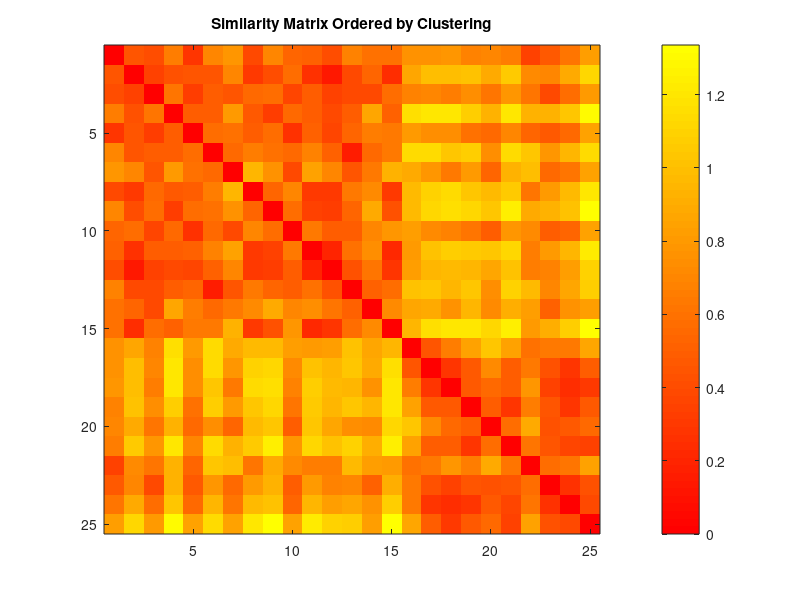

This chart was generated by the following MATLAB code: (Note: this script raises an error after producing the figure.)
clear;clc; close all;
load('FlexGravityVR.mat');
subjects=unique(vr_data(:,1));
sub_success_ratio = zeros(length(subjects),6);
sub_success_ratio_by_distances = zeros(length(subjects),5,2);
percent_of_not_thrown_sub_data_per_subject = [];
success_per_planet_per_distance_per_subject = [];

for s_ix=1:length(subjects)
    sub_num=subjects(s_ix);
    
    % take only the ones that were thrown
    sub_data = vr_data(vr_data(:,1)==sub_num & ...
                       vr_data(:,8)==1 & ...
                       vr_data(:,5)~=-1,[2 5 4 3]); %planet | distance | success 


   percent_of_not_thrown_sub_data_per_subject = [percent_of_not_thrown_sub_data_per_subject; size(vr_data(vr_data(:,1)==sub_num & ...
                       vr_data(:,8)==0 & ...
                       vr_data(:,5)~=-1,[3 2 5 4]),1)/size(sub_data,1)*100]; %how many were not thrown

   planets = [0 1 2 3 4];
   planet_dist_rate = [];
    for p_ix=1:5
       planet = planets(p_ix);
       planet_sub_data = sub_data(sub_data(:,1)==planet,2:3);
       for dist=1:4
            dist_learning_sub_data = planet_sub_data(planet_sub_data(:,1)==dist,2);
            planet_dist_rate = [planet_dist_rate sum(dist_learning_sub_data==1)/size(dist_learning_sub_data,1)*100];
       end 
    end
    success_per_planet_per_distance_per_subject = [success_per_planet_per_distance_per_subject; planet_dist_rate];
end

adapt_data = [];
for s_ix=1:size(success_per_planet_per_distance_per_subject,1)
    subj_adapt_index=[];
    for p_ix=[9 17 1 13] % first is neptune, then earth, then moon, then jupiter, then venus
       adapt_planet_dist1 = ((success_per_planet_per_distance_per_subject(s_ix,p_ix) - success_per_planet_per_distance_per_subject(s_ix,5)) / ...
                            (success_per_planet_per_distance_per_subject(s_ix,p_ix)+success_per_planet_per_distance_per_subject(s_ix,5)));
       adapt_planet_dist2 = ((success_per_planet_per_distance_per_subject(s_ix,p_ix+1) - success_per_planet_per_distance_per_subject(s_ix,6)) / ...
                            (success_per_planet_per_distance_per_subject(s_ix,p_ix+1)+success_per_planet_per_distance_per_subject(s_ix,6)));
       adapt_planet_dist3 = ((success_per_planet_per_distance_per_subject(s_ix,p_ix+2) - success_per_planet_per_distance_per_subject(s_ix,7)) / ...
                            (success_per_planet_per_distance_per_subject(s_ix,p_ix+2)+success_per_planet_per_distance_per_subject(s_ix,7)));
       adapt_planet_dist4 = ((success_per_planet_per_distance_per_subject(s_ix,p_ix+3) - success_per_planet_per_distance_per_subject(s_ix,8)) / ...
                            (success_per_planet_per_distance_per_subject(s_ix,p_ix+3)+success_per_planet_per_distance_per_subject(s_ix,8)));
      if (isnan(adapt_planet_dist1)) adapt_planet_dist1 = 0; end;
      if (isnan(adapt_planet_dist2)) adapt_planet_dist2 = 0; end;
      if (isnan(adapt_planet_dist3)) adapt_planet_dist3 = 0; end;
      if (isnan(adapt_planet_dist4)) adapt_planet_dist4 = 0; end;
      subj_adapt_index = [subj_adapt_index; (adapt_planet_dist1 + adapt_planet_dist2 + adapt_planet_dist3 + adapt_planet_dist4)/4];
    end
    adapt_data = [adapt_data; subj_adapt_index'];
end



% Step 1: Find optimal number of clusters
maxClusters = 25; % You can adjust this based on your expectation of the dataset
optimalRatio = 0;
optimalNumClusters = 0;
for k=2:maxClusters
    [idx,~,sumd] = kmeans(adapt_data, k, 'Display', 'final', 'Replicates', 10);
    withinClusterDist = sum(sumd);
    betweenClusterDist = pdist2(mean(adapt_data,1), adapt_data(idx==mode(idx),:), 'euclidean');
    ratio = withinClusterDist / mean(betweenClusterDist);
    if ratio > optimalRatio
        optimalRatio = ratio;
        optimalNumClusters = k;
    end
end

fprintf('Optimal number of clusters: %d\n', optimalNumClusters);

% Step 2: Perform clustering with the optimal number of clusters
[idx,C] = kmeans(adapt_data, optimalNumClusters, 'Display', 'final', 'Replicates', 10);

% Step 3: Plot the similarity matrix ordered according to clusters
D = pdist2(adapt_data, adapt_data, 'euclidean');
[~, sortIdx] = sort(idx);
sortedD = D(sortIdx, sortIdx);
figure;
colormap('autumn');
imagesc(sortedD);
title('Similarity Matrix Ordered by Clustering');
colorbar;

% Step 4: Print the average patterns for each cluster

% Calculating global y-axis limits
allMeans = [];
allStdDevs = [];
for i=1:optimalNumClusters
    clusterData = adapt_data(idx==i,:);
    meanPattern = mean(clusterData,1);
    stdPattern = std(clusterData, 0, 1);
    allMeans = [allMeans; meanPattern];
    allStdDevs = [allStdDevs; stdPattern];
end
globalYMin = min(allMeans - allStdDevs, [], 'all');
globalYMax = max(allMeans + allStdDevs, [], 'all');

figure;
for i=1:optimalNumClusters
    subplot(1,optimalNumClusters,i);
    clusterData = adapt_data(idx==i,:);
    meanPattern = mean(clusterData,1);
    stdPattern = std(clusterData, 0, 1)/sqrt(25);
    bar(meanPattern); % Plotting the mean pattern as a bar graph
    hold on;
    errorbar(1:length(meanPattern), meanPattern, stdPattern, 'k', 'linestyle', 'none'); % Adding error bars
    hold off;
    title(sprintf('Cluster %d', i));
    ylim([globalYMin globalYMax]); % Ensuring consistent y-axis
end

% Additions to the beginning of the script to initialize storage for the ratios
ratios = zeros(maxClusters-1, 1); % Initialize an array to store the ratio for each number of clusters

% Modify the loop where the optimal number of clusters is determined to store the ratio
for k=2:maxClusters
    [idx,~,sumd] = kmeans(adapt_data, k, 'Display', 'final', 'Replicates', 10);
    withinClusterDist = sum(sumd);
    betweenClusterDist = pdist2(mean(adapt_data,1), adapt_data(idx==mode(idx),:), 'euclidean');
    ratio = withinClusterDist / mean(betweenClusterDist);
    ratios(k-1) = ratio; % Store the ratio
    if ratio > optimalRatio
        optimalRatio = ratio;
        optimalNumClusters = k;
    end
end

% Plot the change in within-cluster to between-cluster ratio
figure;
plot(2:maxClusters, ratios, '-o');
xlabel('Number of Clusters');
ylabel('Within-Cluster to Between-Cluster Ratio');
title('Change in Ratio as a Function of Number of Clusters');
grid on;

% Ensure the rest of the script remains unchanged


%save('SuccessRatios.mat','sub_success_ratio_by_distances','percent_of_not_thrown_sub_data_per_subject','sub_success_ratio','sub_learning_ratio_by_distances','sub_learning_ratio');
